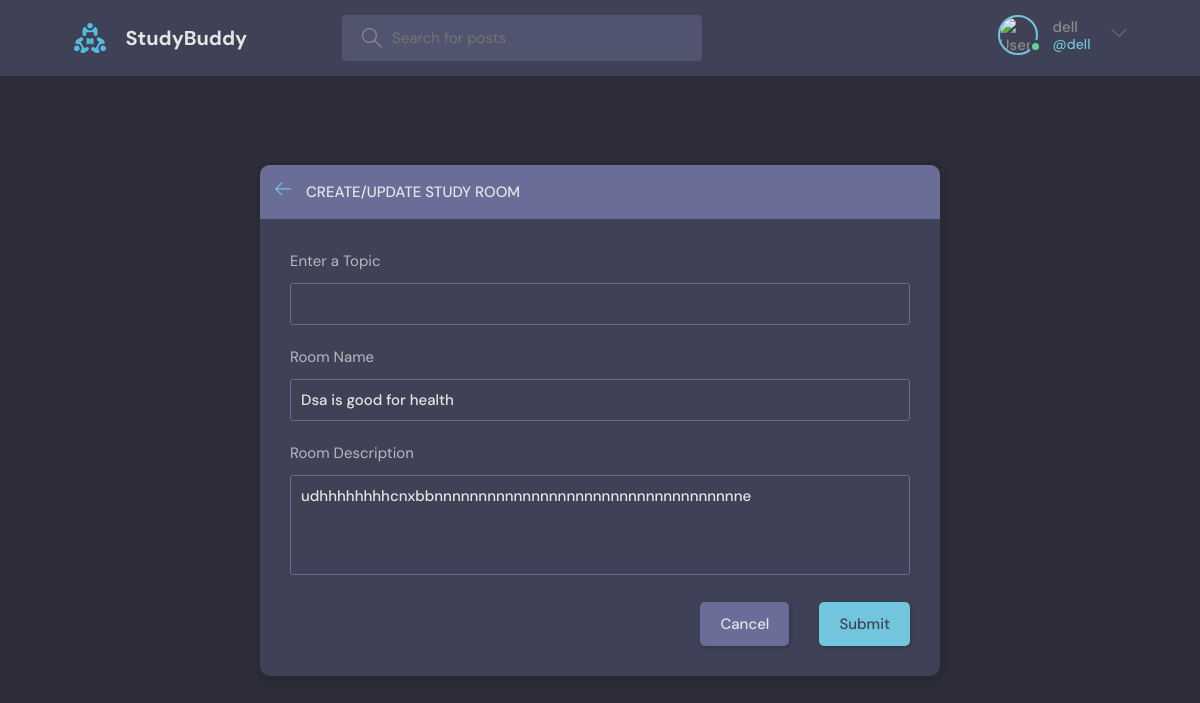
The app's page /update-room/7/ (signed in), older data.
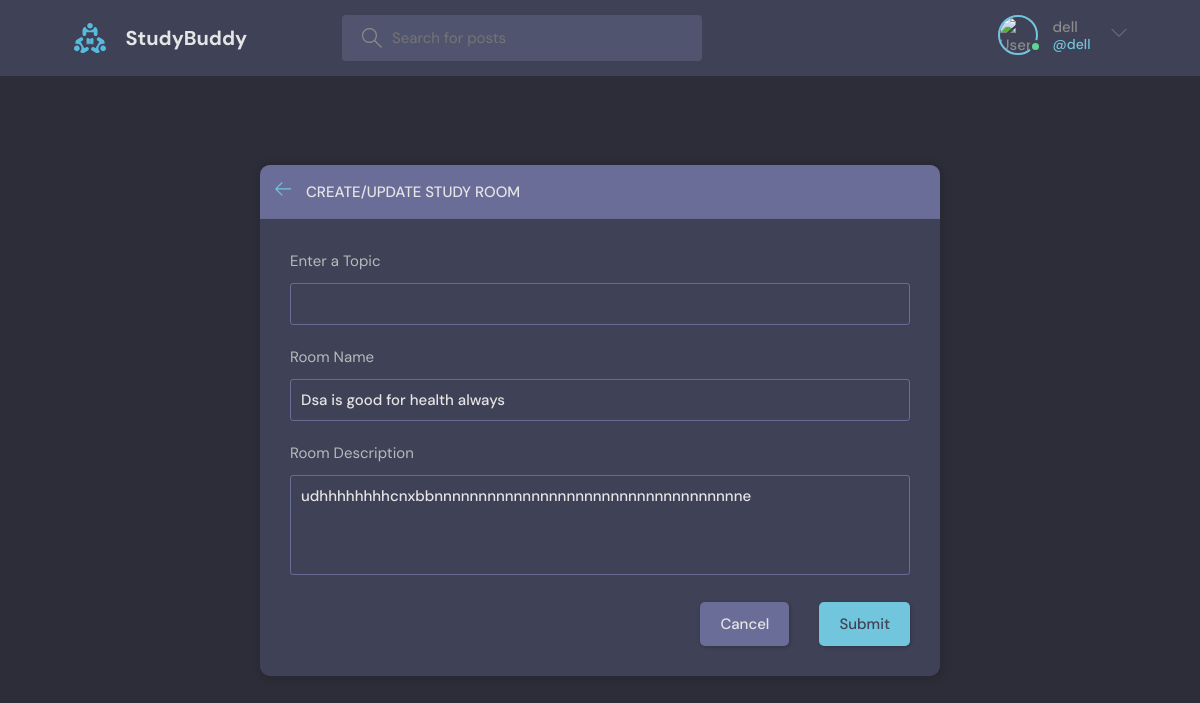
The same page, newer data.
### base/models.py (models this page shows, shortened)
class Room(models.Model):
    host=models.ForeignKey(User,on_delete=models.SET_NULL,null=True)
    topic=models.ForeignKey(Topic,on_delete=models.SET_NULL,null=True)
    name=models.CharField(max_length=100)
    description=models.TextField(null=True,blank=True)
    participants=models.ManyToManyField(User,related_name='participants',blank=True)
    updated=models.DateTimeField(auto_now=True)
    created=models.DateTimeField(auto_now_add=True)
    class Meta:
        ordering=['-updated','-created']

### base/views.py (the view)
# urls.py: path("update-room/<int:pk>/", views.updateroom, name="update-room"),
@login_required(login_url='login')
def updateroom(request, pk):
    room = Room.objects.get(id=pk)
    if request.user != room.host:
        return HttpResponse("Go to hell")
    if request.method == 'POST':
        form = RoomForm(request.POST, instance=room)
        if form.is_valid():
            form.save()
            return redirect('home')
    else:
        form = RoomForm(instance=room)
    context = {'form': form}
    return render(request, 'base/room_form.html', context)

### base/forms.py
class RoomForm(ModelForm):
    class Meta:
        model = Room
        fields = '__all__'
        exclude = ['host','participants']

### base/models.py (called while the page is built)
    def __str__(self):
        return self.name

### base/Templates/base/room_form.html (shortened to what this page needs)
{% extends 'main.html' %}
{% block content %}
<main class="create-room layout">
  <div class="container">
    <div class="layout__box">
      <div class="layout__boxHeader">
        <div class="layout__boxTitle">
          <a href="{{request.META.HTTP_REFERER}}">
            <svg version="1.1" xmlns="http://www.w3.org/2000/svg" width="32" height="32" viewBox="0 0 32 32">
              <title>arrow-left</title>
              <path
                d="M13.723 2.286l-13.723 13.714 13.719 13.714 1.616-1.611-10.96-10.96h27.625v-2.286h-27.625l10.965-10.965-1.616-1.607z">
              </path>
            </svg>
          </a>
          <h3>Create/Update Study Room</h3>
        </div>
      </div>
      <div class="layout__body">
        <form class="form" action="" method="POST">
          <div class="form__group">
            <label for="room_topic">Enter a Topic</label>
            <input required type="text" value="{{room.topic.name}}" name="topic" list="topic-list" />
          </div>
          <div class="form__group">
            <label for="room_name">Room Name</label>
            {{form.name}}
          </div>
          <div class="form__group">
            <label for="room_description">Room Description</label>
            {{form.description}}
          </div>
          <div class="form__action">
            <a class="btn btn--dark" href="{{request.META.HTTP_REFERER}}">Cancel</a>
            <button class="btn btn--main" type="submit">Submit</button>
          </div>
        </form>
      </div>
    </div>
  </div>
</main>
{% endblock %}

Row changes from the older to the newer data that the page shows:
changed Room "udhhhhhhhhcnxbbnnnnnnnnnnnnnnnnnnnnnnnnnnnnnnnnnnne": name "Dsa is good for health" → "Dsa is good for health always"
